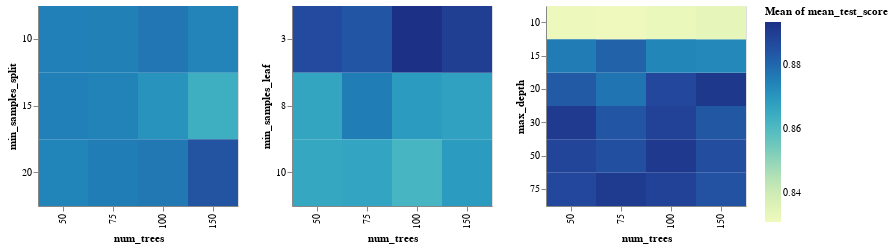

Notebook cell for this chart:
### Code cell
a = alt.Chart(results).mark_rect().encode(
    x='num_trees:O',
    y='min_samples_split:O',
    color='mean(mean_test_score)'
    ).properties(height = 200, width = 200)

b = alt.Chart(results).mark_rect().encode(
    x='num_trees:O',
    y='min_samples_leaf:O',
    color='mean(mean_test_score)'
    ).properties(height = 200, width = 200)

c = alt.Chart(results).mark_rect().encode(
    x='num_trees:O',
    y='max_depth:O',
    color='mean(mean_test_score)'
    ).properties(height = 200, width = 200)

a|b|c

### Figure 1 — Vega-Lite specification as saved in the notebook (floating-point values rounded to 4 significant figures)
{"config": {"view": {"continuousWidth": 300, "continuousHeight": 300}}, "hconcat": [{"mark": {"type": "rect"}, "encoding": {"color": {"aggregate": "mean", "field": "mean_test_score", "type": "quantitative"}, "x": {"field": "num_trees", "type": "ordinal"}, "y": {"field": "min_samples_split", "type": "ordinal"}}, "height": 200, "width": 200}, {"mark": {"type": "rect"}, "encoding": {"color": {"aggregate": "mean", "field": "mean_test_score", "type": "quantitative"}, "x": {"field": "num_trees", "type": "ordinal"}, "y": {"field": "min_samples_leaf", "type": "ordinal"}}, "height": 200, "width": 200}, {"mark": {"type": "rect"}, "encoding": {"color": {"aggregate": "mean", "field": "mean_test_score", "type": "quantitative"}, "x": {"field": "num_trees", "type": "ordinal"}, "y": {"field": "max_depth", "type": "ordinal"}}, "height": 200, "width": 200}], "data": {"name": "data-2dc385c9f7c04b9583286db44892e4f2"}, "$schema": "https://vega.github.io/schema/vega-lite/v5.6.1.json", "datasets": {"data-2dc385c9f7c04b9583286db44892e4f2": [{"num_trees": 150, "min_samples_split": 15, "min_samples_leaf": 8, "max_depth": 75, "mean_test_score": 0.8843, "rank_test_score": 34}, {"num_trees": 75, "min_samples_split": 10, "min_samples_leaf": 3, "max_depth": 15, "mean_test_score": 0.893, "rank_test_score": 24}, {"num_trees": 75, "min_samples_split": 15, "min_samples_leaf": 8, "max_depth": 20, "mean_test_score": 0.884, "rank_test_score": 35}, {"num_trees": 75, "min_samples_split": 10, "min_samples_leaf": 10, "max_depth": 50, "mean_test_score": 0.8739, "rank_test_score": 68}, {"num_trees": 50, "min_samples_split": 20, "min_samples_leaf": 3, "max_depth": 50, "mean_test_score": 0.8946, "rank_test_score": 21}, {"num_trees": 150, "min_samples_split": 10, "min_samples_leaf": 3, "max_depth": 20, "mean_test_score": 0.9055, "rank_test_score": 8}, {"num_trees": 50, "min_samples_split": 10, "min_samples_leaf": 10, "max_depth": 20, "mean_test_score": 0.8727, "rank_test_score": 73}, {"num_trees": 100, "min_samples_split": 15, "min_samples_leaf": 10, "max_depth": 30, "mean_test_score": 0.8745, "rank_test_score": 62}, {"num_trees": 75, "min_samples_split": 15, "min_samples_leaf": 3, "max_depth": 10, "mean_test_score": 0.8327, "rank_test_score": 88}, {"num_trees": 150, "min_samples_split": 20, "min_samples_leaf": 3, "max_depth": 20, "mean_test_score": 0.894, "rank_test_score": 22}, {"num_trees": 150, "min_samples_split": 15, "min_samples_leaf": 8, "max_depth": 15, "mean_test_score": 0.8773, "rank_test_score": 50}, {"num_trees": 100, "min_samples_split": 10, "min_samples_leaf": 3, "max_depth": 50, "mean_test_score": 0.9066, "rank_test_score": 2}, {"num_trees": 75, "min_samples_split": 15, "min_samples_leaf": 8, "max_depth": 50, "mean_test_score": 0.8864, "rank_test_score": 28}, {"num_trees": 100, "min_samples_split": 20, "min_samples_leaf": 3, "max_depth": 30, "mean_test_score": 0.8973, "rank_test_score": 14}, {"num_trees": 100, "min_samples_split": 10, "min_samples_leaf": 3, "max_depth": 20, "mean_test_score": 0.9051, "rank_test_score": 10}, {"num_trees": 50, "min_samples_split": 10, "min_samples_leaf": 10, "max_depth": 75, "mean_test_score": 0.8736, "rank_test_score": 69}, {"num_trees": 150, "min_samples_split": 10, "min_samples_leaf": 10, "max_depth": 30, "mean_test_score": 0.8745, "rank_test_score": 61}, {"num_trees": 50, "min_samples_split": 10, "min_samples_leaf": 8, "max_depth": 10, "mean_test_score": 0.8318, "rank_test_score": 90}, {"num_trees": 100, "min_samples_split": 20, "min_samples_leaf": 3, "max_depth": 50, "mean_test_score": 0.8951, "rank_test_score": 18}, {"num_trees": 75, "min_samples_split": 15, "min_samples_leaf": 10, "max_depth": 20, "mean_test_score": 0.8739, "rank_test_score": 67}, {"num_trees": 50, "min_samples_split": 20, "min_samples_leaf": 3, "max_depth": 75, "mean_test_score": 0.8951, "rank_test_score": 19}, {"num_trees": 50, "min_samples_split": 10, "min_samples_leaf": 3, "max_depth": 50, "mean_test_score": 0.9055, "rank_test_score": 9}, {"num_trees": 50, "min_samples_split": 15, "min_samples_leaf": 8, "max_depth": 75, "mean_test_score": 0.8838, "rank_test_score": 36}, {"num_trees": 150, "min_samples_split": 20, "min_samples_leaf": 3, "max_depth": 75, "mean_test_score": 0.8963, "rank_test_score": 16}, {"num_trees": 75, "min_samples_split": 20, "min_samples_leaf": 8, "max_depth": 30, "mean_test_score": 0.8809, "rank_test_score": 45}, {"num_trees": 100, "min_samples_split": 15, "min_samples_leaf": 8, "max_depth": 10, "mean_test_score": 0.8272, "rank_test_score": 99}, {"num_trees": 50, "min_samples_split": 20, "min_samples_leaf": 10, "max_depth": 50, "mean_test_score": 0.8733, "rank_test_score": 72}, {"num_trees": 150, "min_samples_split": 10, "min_samples_leaf": 8, "max_depth": 10, "mean_test_score": 0.8312, "rank_test_score": 94}, {"num_trees": 100, "min_samples_split": 10, "min_samples_leaf": 8, "max_depth": 20, "mean_test_score": 0.8835, "rank_test_score": 39}, {"num_trees": 150, "min_samples_split": 20, "min_samples_leaf": 10, "max_depth": 15, "mean_test_score": 0.8683, "rank_test_score": 78}, {"num_trees": 150, "min_samples_split": 15, "min_samples_leaf": 3, "max_depth": 10, "mean_test_score": 0.8397, "rank_test_score": 83}, {"num_trees": 150, "min_samples_split": 10, "min_samples_leaf": 10, "max_depth": 15, "mean_test_score": 0.8698, "rank_test_score": 76}, {"num_trees": 150, "min_samples_split": 10, "min_samples_leaf": 10, "max_depth": 50, "mean_test_score": 0.8748, "rank_test_score": 58}, {"num_trees": 75, "min_samples_split": 10, "min_samples_leaf": 10, "max_depth": 20, "mean_test_score": 0.8741, "rank_test_score": 66}, {"num_trees": 75, "min_samples_split": 15, "min_samples_leaf": 10, "max_depth": 30, "mean_test_score": 0.8743, "rank_test_score": 65}, {"num_trees": 150, "min_samples_split": 10, "min_samples_leaf": 8, "max_depth": 50, "mean_test_score": 0.8853, "rank_test_score": 32}, {"num_trees": 75, "min_samples_split": 20, "min_samples_leaf": 10, "max_depth": 10, "mean_test_score": 0.8259, "rank_test_score": 100}, {"num_trees": 75, "min_samples_split": 20, "min_samples_leaf": 10, "max_depth": 30, "mean_test_score": 0.8748, "rank_test_score": 59}, {"num_trees": 100, "min_samples_split": 15, "min_samples_leaf": 8, "max_depth": 20, "mean_test_score": 0.8855, "rank_test_score": 30}, {"num_trees": 50, "min_samples_split": 20, "min_samples_leaf": 8, "max_depth": 75, "mean_test_score": 0.8767, "rank_test_score": 52}, {"num_trees": 150, "min_samples_split": 20, "min_samples_leaf": 10, "max_depth": 20, "mean_test_score": 0.8744, "rank_test_score": 63}, {"num_trees": 100, "min_samples_split": 10, "min_samples_leaf": 3, "max_depth": 75, "mean_test_score": 0.9067, "rank_test_score": 1}, {"num_trees": 100, "min_samples_split": 10, "min_samples_leaf": 8, "max_depth": 30, "mean_test_score": 0.8844, "rank_test_score": 33}, {"num_trees": 50, "min_samples_split": 15, "min_samples_leaf": 8, "max_depth": 10, "mean_test_score": 0.834, "rank_test_score": 86}, {"num_trees": 50, "min_samples_split": 15, "min_samples_leaf": 10, "max_depth": 30, "mean_test_score": 0.8734, "rank_test_score": 71}, {"num_trees": 150, "min_samples_split": 10, "min_samples_leaf": 8, "max_depth": 30, "mean_test_score": 0.8853, "rank_test_score": 31}, {"num_trees": 100, "min_samples_split": 20, "min_samples_leaf": 8, "max_depth": 10, "mean_test_score": 0.8295, "rank_test_score": 95}, {"num_trees": 50, "min_samples_split": 20, "min_samples_leaf": 3, "max_depth": 20, "mean_test_score": 0.891, "rank_test_score": 25}, {"num_trees": 75, "min_samples_split": 20, "min_samples_leaf": 3, "max_depth": 15, "mean_test_score": 0.8818, "rank_test_score": 44}, {"num_trees": 50, "min_samples_split": 15, "min_samples_leaf": 3, "max_depth": 20, "mean_test_score": 0.8981, "rank_test_score": 13}, {"num_trees": 50, "min_samples_split": 15, "min_samples_leaf": 3, "max_depth": 10, "mean_test_score": 0.8352, "rank_test_score": 84}, {"num_trees": 75, "min_samples_split": 10, "min_samples_leaf": 3, "max_depth": 30, "mean_test_score": 0.9056, "rank_test_score": 6}, {"num_trees": 100, "min_samples_split": 15, "min_samples_leaf": 8, "max_depth": 75, "mean_test_score": 0.8838, "rank_test_score": 37}, {"num_trees": 50, "min_samples_split": 20, "min_samples_leaf": 3, "max_depth": 15, "mean_test_score": 0.8787, "rank_test_score": 49}, {"num_trees": 150, "min_samples_split": 15, "min_samples_leaf": 10, "max_depth": 30, "mean_test_score": 0.876, "rank_test_score": 54}, {"num_trees": 50, "min_samples_split": 15, "min_samples_leaf": 8, "max_depth": 15, "mean_test_score": 0.8748, "rank_test_score": 57}, {"num_trees": 100, "min_samples_split": 15, "min_samples_leaf": 10, "max_depth": 15, "mean_test_score": 0.8683, "rank_test_score": 79}, {"num_trees": 100, "min_samples_split": 10, "min_samples_leaf": 10, "max_depth": 10, "mean_test_score": 0.8287, "rank_test_score": 96}, {"num_trees": 75, "min_samples_split": 10, "min_samples_leaf": 10, "max_depth": 15, "mean_test_score": 0.8684, "rank_test_score": 77}, {"num_trees": 50, "min_samples_split": 10, "min_samples_leaf": 8, "max_depth": 50, "mean_test_score": 0.8831, "rank_test_score": 41}, {"num_trees": 100, "min_samples_split": 20, "min_samples_leaf": 10, "max_depth": 20, "mean_test_score": 0.8743, "rank_test_score": 64}, {"num_trees": 50, "min_samples_split": 20, "min_samples_leaf": 3, "max_depth": 10, "mean_test_score": 0.8313, "rank_test_score": 92}, {"num_trees": 50, "min_samples_split": 15, "min_samples_leaf": 3, "max_depth": 15, "mean_test_score": 0.8864, "rank_test_score": 27}, {"num_trees": 100, "min_samples_split": 10, "min_samples_leaf": 10, "max_depth": 50, "mean_test_score": 0.8746, "rank_test_score": 60}, {"num_trees": 75, "min_samples_split": 10, "min_samples_leaf": 8, "max_depth": 10, "mean_test_score": 0.8338, "rank_test_score": 87}, {"num_trees": 50, "min_samples_split": 15, "min_samples_leaf": 3, "max_depth": 30, "mean_test_score": 0.9004, "rank_test_score": 11}, {"num_trees": 50, "min_samples_split": 15, "min_samples_leaf": 8, "max_depth": 50, "mean_test_score": 0.8832, "rank_test_score": 40}, {"num_trees": 50, "min_samples_split": 10, "min_samples_leaf": 10, "max_depth": 10, "mean_test_score": 0.8285, "rank_test_score": 97}, {"num_trees": 100, "min_samples_split": 15, "min_samples_leaf": 10, "max_depth": 10, "mean_test_score": 0.8314, "rank_test_score": 91}, {"num_trees": 50, "min_samples_split": 10, "min_samples_leaf": 10, "max_depth": 15, "mean_test_score": 0.8669, "rank_test_score": 80}, {"num_trees": 50, "min_samples_split": 20, "min_samples_leaf": 8, "max_depth": 15, "mean_test_score": 0.8716, "rank_test_score": 75}, {"num_trees": 100, "min_samples_split": 10, "min_samples_leaf": 3, "max_depth": 30, "mean_test_score": 0.9056, "rank_test_score": 7}, {"num_trees": 50, "min_samples_split": 20, "min_samples_leaf": 8, "max_depth": 20, "mean_test_score": 0.8799, "rank_test_score": 48}, {"num_trees": 150, "min_samples_split": 15, "min_samples_leaf": 8, "max_depth": 10, "mean_test_score": 0.8321, "rank_test_score": 89}, {"num_trees": 100, "min_samples_split": 15, "min_samples_leaf": 8, "max_depth": 50, "mean_test_score": 0.8836, "rank_test_score": 38}, {"num_trees": 100, "min_samples_split": 10, "min_samples_leaf": 8, "max_depth": 50, "mean_test_score": 0.8866, "rank_test_score": 26}, {"num_trees": 100, "min_samples_split": 15, "min_samples_leaf": 8, "max_depth": 15, "mean_test_score": 0.8772, "rank_test_score": 51}, {"num_trees": 75, "min_samples_split": 15, "min_samples_leaf": 8, "max_depth": 75, "mean_test_score": 0.8858, "rank_test_score": 29}, {"num_trees": 150, "min_samples_split": 10, "min_samples_leaf": 8, "max_depth": 15, "mean_test_score": 0.8763, "rank_test_score": 53}, {"num_trees": 150, "min_samples_split": 20, "min_samples_leaf": 10, "max_depth": 30, "mean_test_score": 0.8757, "rank_test_score": 55}, {"num_trees": 75, "min_samples_split": 20, "min_samples_leaf": 3, "max_depth": 75, "mean_test_score": 0.8949, "rank_test_score": 20}, {"num_trees": 50, "min_samples_split": 10, "min_samples_leaf": 3, "max_depth": 30, "mean_test_score": 0.9057, "rank_test_score": 5}, {"num_trees": 50, "min_samples_split": 20, "min_samples_leaf": 10, "max_depth": 20, "mean_test_score": 0.8719, "rank_test_score": 74}, {"num_trees": 50, "min_samples_split": 20, "min_samples_leaf": 3, "max_depth": 30, "mean_test_score": 0.8936, "rank_test_score": 23}, {"num_trees": 75, "min_samples_split": 20, "min_samples_leaf": 3, "max_depth": 50, "mean_test_score": 0.8953, "rank_test_score": 17}, {"num_trees": 100, "min_samples_split": 15, "min_samples_leaf": 3, "max_depth": 50, "mean_test_score": 0.9002, "rank_test_score": 12}, {"num_trees": 75, "min_samples_split": 15, "min_samples_leaf": 8, "max_depth": 30, "mean_test_score": 0.8825, "rank_test_score": 43}, {"num_trees": 100, "min_samples_split": 10, "min_samples_leaf": 8, "max_depth": 10, "mean_test_score": 0.8344, "rank_test_score": 85}, {"num_trees": 150, "min_samples_split": 10, "min_samples_leaf": 10, "max_depth": 10, "mean_test_score": 0.8313, "rank_test_score": 93}, {"num_trees": 100, "min_samples_split": 20, "min_samples_leaf": 8, "max_depth": 30, "mean_test_score": 0.8804, "rank_test_score": 47}, {"num_trees": 100, "min_samples_split": 15, "min_samples_leaf": 10, "max_depth": 75, "mean_test_score": 0.8751, "rank_test_score": 56}, {"num_trees": 50, "min_samples_split": 20, "min_samples_leaf": 8, "max_depth": 10, "mean_test_score": 0.8282, "rank_test_score": 98}, {"num_trees": 100, "min_samples_split": 20, "min_samples_leaf": 3, "max_depth": 15, "mean_test_score": 0.8827, "rank_test_score": 42}, {"num_trees": 50, "min_samples_split": 10, "min_samples_leaf": 3, "max_depth": 75, "mean_test_score": 0.9061, "rank_test_score": 4}, {"num_trees": 150, "min_samples_split": 15, "min_samples_leaf": 10, "max_depth": 75, "mean_test_score": 0.8735, "rank_test_score": 70}, {"num_trees": 150, "min_samples_split": 20, "min_samples_leaf": 3, "max_depth": 50, "mean_test_score": 0.8965, "rank_test_score": 15}, {"num_trees": 50, "min_samples_split": 15, "min_samples_leaf": 8, "max_depth": 30, "mean_test_score": 0.8807, "rank_test_score": 46}, {"num_trees": 100, "min_samples_split": 10, "min_samples_leaf": 10, "max_depth": 15, "mean_test_score": 0.866, "rank_test_score": 81}, {"num_trees": 150, "min_samples_split": 10, "min_samples_leaf": 3, "max_depth": 30, "mean_test_score": 0.9065, "rank_test_score": 3}, {"num_trees": 100, "min_samples_split": 10, "min_samples_leaf": 3, "max_depth": 10, "mean_test_score": 0.8404, "rank_test_score": 82}]}}
